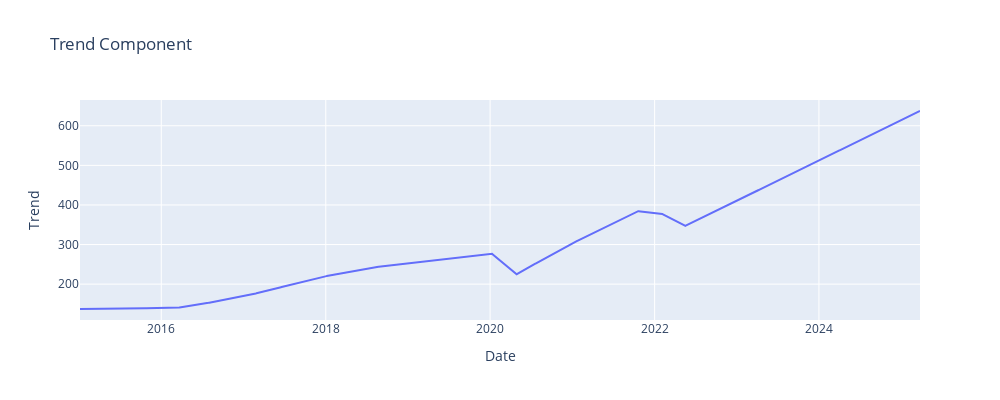
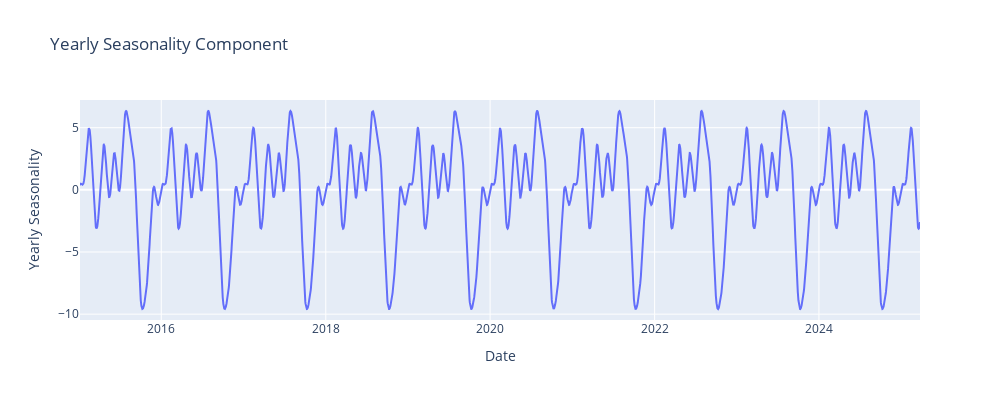

Notebook code cell kept with these figures, in order:
### Code cell
# Extract and plot the model components
trend = forecast[['ds', 'trend']]
yearly = forecast[['ds', 'yearly']]

# Plot Trend Component
fig_trend = go.Figure()
fig_trend.add_trace(go.Scatter(x=trend['ds'], y=trend['trend'], mode='lines', name='Trend'))
fig_trend.update_layout(title='Trend Component', xaxis_title='Date', yaxis_title='Trend', width=1000, height=400)
fig_trend.show()

# Plot Yearly Seasonality Component
fig_yearly = go.Figure()
fig_yearly.add_trace(go.Scatter(x=yearly['ds'], y=yearly['yearly'], mode='lines', name='Yearly Seasonality'))
fig_yearly.update_layout(title='Yearly Seasonality Component', xaxis_title='Date', yaxis_title='Yearly Seasonality', width=1000, height=400)
fig_yearly.show()

### Figure 1 — Plotly figure (JSON) as saved in the notebook; plotly's stock layout.template omitted (floating-point values rounded to 4 significant figures; data arrays with more than 128 entries replaced by an {"elided": "..."} marker saying what was removed)
{"data": [{"mode": "lines", "name": "Trend", "type": "scatter", "x": {"elided": "2686 str values"}, "y": {"elided": "2686 float values"}}], "layout": {"height": 400, "title": {"text": "Trend Component"}, "width": 1000, "xaxis": {"title": {"text": "Date"}}, "yaxis": {"title": {"text": "Trend"}}}}

### Figure 2 — Plotly figure (JSON) as saved in the notebook; plotly's stock layout.template omitted (floating-point values rounded to 4 significant figures; data arrays with more than 128 entries replaced by an {"elided": "..."} marker saying what was removed)
{"data": [{"mode": "lines", "name": "Yearly Seasonality", "type": "scatter", "x": {"elided": "2686 str values"}, "y": {"elided": "2686 float values"}}], "layout": {"height": 400, "title": {"text": "Yearly Seasonality Component"}, "width": 1000, "xaxis": {"title": {"text": "Date"}}, "yaxis": {"title": {"text": "Yearly Seasonality"}}}}
